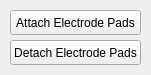
<?xml version="1.0" encoding="UTF-8"?>
<ui version="4.0">
 <class>ElectrodePads</class>
 <widget class="QWidget" name="ElectrodePads">
  <property name="geometry">
   <rect>
    <x>0</x>
    <y>0</y>
    <width>151</width>
    <height>75</height>
   </rect>
  </property>
  <property name="windowTitle">
   <string>Form</string>
  </property>
  <widget class="QPushButton" name="attach">
   <property name="geometry">
    <rect>
     <x>10</x>
     <y>10</y>
     <width>131</width>
     <height>25</height>
    </rect>
   </property>
   <property name="text">
    <string>Attach Electrode Pads</string>
   </property>
  </widget>
  <widget class="QPushButton" name="detach">
   <property name="geometry">
    <rect>
     <x>10</x>
     <y>40</y>
     <width>131</width>
     <height>25</height>
    </rect>
   </property>
   <property name="text">
    <string>Detach Electrode Pads</string>
   </property>
  </widget>
 </widget>
 <resources/>
 <connections/>
</ui>
